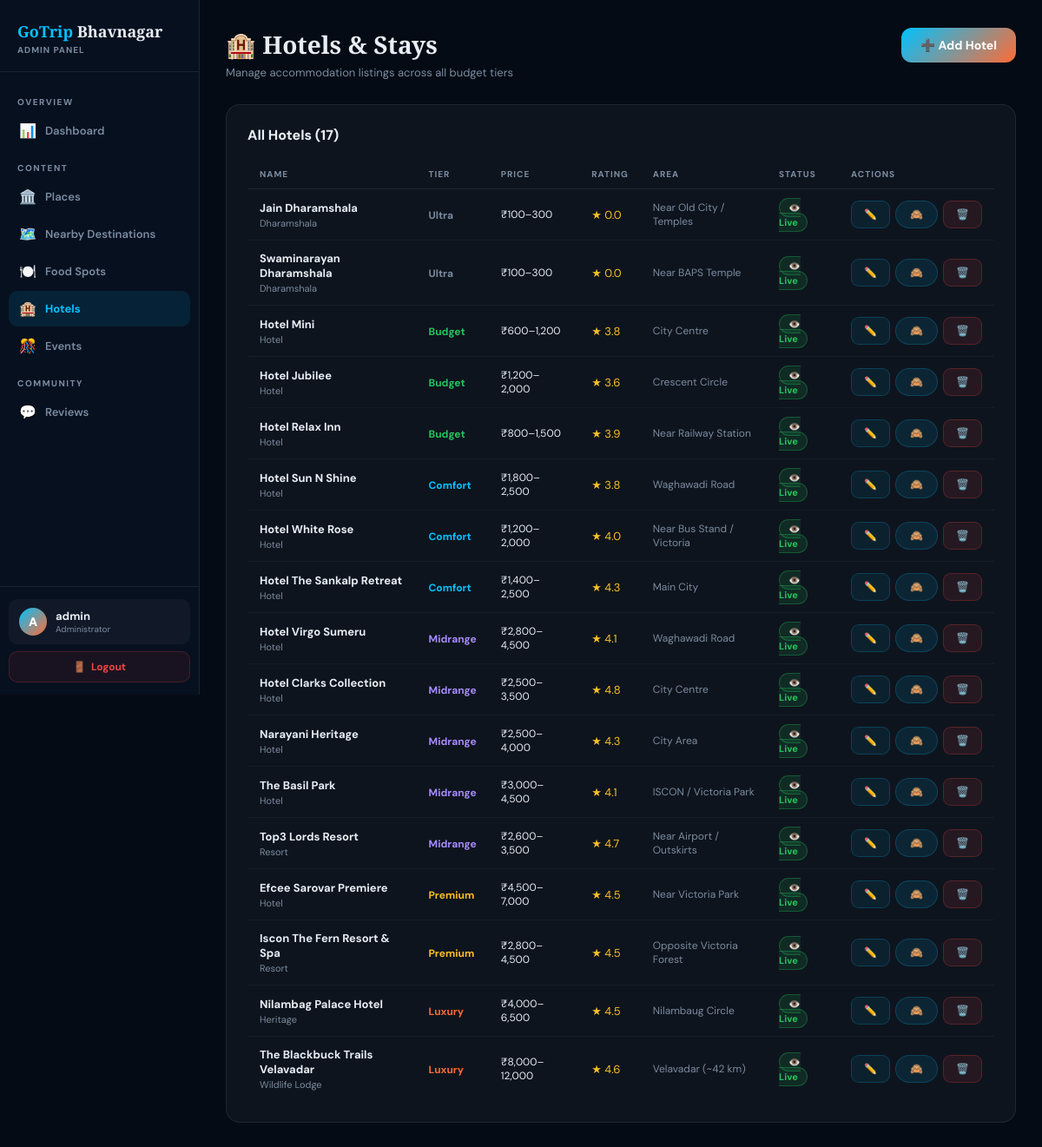
/admin/hotels.php (signed in), run on the app's committed database.
### tables this page shows
CREATE TABLE IF NOT EXISTS hotels (
  id         INT AUTO_INCREMENT PRIMARY KEY,
  name       VARCHAR(150) NOT NULL,
  tier       VARCHAR(20),
  price      VARCHAR(30),
  rating     DECIMAL(2,1),
  area       VARCHAR(100),
  descr      TEXT,
  hotel_type VARCHAR(30),
  amenities  TEXT,
  visible    TINYINT DEFAULT 1,
  created_at DATETIME DEFAULT CURRENT_TIMESTAMP
);

### admin/hotels.php (the view, shortened to what this page needs)
<?php
require_once '../db.php';
$hotels=$conn->query("SELECT * FROM hotels ORDER BY FIELD(tier,'ultra','budget','comfort','midrange','premium','luxury'),id");
?>
<!DOCTYPE html>
<html lang="en"><head>
</head><body>
<?php include 'sidebar.php'; ?>
<div class="main">
  <div class="top-bar">
    <div><h1 class="page-title">🏨 Hotels & Stays</h1>
    <p class="page-sub">Manage accommodation listings across all budget tiers</p></div>
    <a href="hotels.php?action=add" class="btn-primary">➕ Add Hotel</a>
  </div>
  <div class="section-card">
    <div class="section-card-header"><h2 class="section-card-title">All Hotels (<?=$hotels->num_rows?>)</h2></div>
    <div class="table-wrap">
      <table class="data-table">
        <thead><tr><th>Name</th><th>Tier</th><th>Price</th><th>Rating</th><th>Area</th><th>Status</th><th>Actions</th></tr></thead>
        <tbody>
          <?php
          $tier_colors=['ultra'=>'#7a8ba0','budget'=>'#22c55e','comfort'=>'#00c2ff','midrange'=>'#a78bfa','premium'=>'#fbbf24','luxury'=>'#ff6b35'];
          while($h=$hotels->fetch_assoc()): ?>
          <tr>
            <td><strong><?=htmlspecialchars($h['name'])?></strong><div style="font-size:11px;color:var(--muted);margin-top:2px"><?=htmlspecialchars($h['hotel_type'])?></div></td>
            <td><span style="color:<?=$tier_colors[$h['tier']]??'var(--muted)'?>;font-weight:700;font-size:12px"><?=ucfirst($h['tier'])?></span></td>
            <td style="font-size:12px"><?=htmlspecialchars($h['price'])?></td>
            <td style="color:#fbbf24">★ <?=$h['rating']?></td>
            <td style="font-size:12px;color:var(--muted)"><?=htmlspecialchars($h['area'])?></td>
            <td><?=$h['visible']?'<span class="badge-approved">👁️ Live</span>':'<span class="badge-hidden">🙈 Hidden</span>'?></td>
            <td><div style="display:flex;gap:6px">
              <a href="?edit=<?=$h['id']?>" class="btn-edit">✏️</a>
              <form method="POST" style="display:inline" onsubmit="return confirm('Toggle?')">
                <button class="btn-sm" type="submit"><?=$h['visible']?'🙈':'👁️'?></button>
              </form>
              <form method="POST" style="display:inline" onsubmit="return confirm('Delete?')">
                <button class="btn-danger" type="submit">🗑️</button>
              </form>
            </div></td>
          </tr>
          <?php endwhile; ?>
        </tbody>
      </table>
    </div>
  </div>
</div>
</body></html>

### data on the page
hotels: name "Jain Dharamshala", hotel_type "Dharamshala", tier "Ultra", price "₹100–300", rating "0.0", area "Near Old City / Temples", visible "👁️ Live"
hotels: name "Swaminarayan Dharamshala", hotel_type "Dharamshala", tier "Ultra", price "₹100–300", rating "0.0", area "Near BAPS Temple", visible "👁️ Live"
hotels: name "Hotel Mini", hotel_type "Hotel", tier "Budget", price "₹600–1,200", rating "3.8", area "City Centre", visible "👁️ Live"
hotels: name "Hotel Jubilee", hotel_type "Hotel", tier "Budget", price "₹1,200–2,000", rating "3.6", area "Crescent Circle", visible "👁️ Live"
hotels: name "Hotel Relax Inn", hotel_type "Hotel", tier "Budget", price "₹800–1,500", rating "3.9", area "Near Railway Station", visible "👁️ Live"
hotels: name "Hotel Sun N Shine", hotel_type "Hotel", tier "Comfort", price "₹1,800–2,500", rating "3.8", area "Waghawadi Road", visible "👁️ Live"
hotels: name "Hotel White Rose", hotel_type "Hotel", tier "Comfort", price "₹1,200–2,000", rating "4.0", area "Near Bus Stand / Victoria", visible "👁️ Live"
hotels: name "Hotel The Sankalp Retreat", hotel_type "Hotel", tier "Comfort", price "₹1,400–2,500", rating "4.3", area "Main City", visible "👁️ Live"
hotels: name "Hotel Virgo Sumeru", hotel_type "Hotel", tier "Midrange", price "₹2,800–4,500", rating "4.1", area "Waghawadi Road", visible "👁️ Live"
hotels: name "Hotel Clarks Collection", hotel_type "Hotel", tier "Midrange", price "₹2,500–3,500", rating "4.8", area "City Centre", visible "👁️ Live"
hotels: name "Narayani Heritage", hotel_type "Hotel", tier "Midrange", price "₹2,500–4,000", rating "4.3", area "City Area", visible "👁️ Live"
hotels: name "The Basil Park", hotel_type "Hotel", tier "Midrange", price "₹3,000–4,500", rating "4.1", area "ISCON / Victoria Park", visible "👁️ Live"
hotels: name "Top3 Lords Resort", hotel_type "Resort", tier "Midrange", price "₹2,600–3,500", rating "4.7", area "Near Airport / Outskirts", visible "👁️ Live"
hotels: name "Efcee Sarovar Premiere", hotel_type "Hotel", tier "Premium", price "₹4,500–7,000", rating "4.5", area "Near Victoria Park", visible "👁️ Live"
hotels: name "Iscon The Fern Resort & Spa", hotel_type "Resort", tier "Premium", price "₹2,800–4,500", rating "4.5", area "Opposite Victoria Forest", visible "👁️ Live"
hotels: name "Nilambag Palace Hotel", hotel_type "Heritage", tier "Luxury", price "₹4,000–6,500", rating "4.5", area "Nilambaug Circle", visible "👁️ Live"
hotels: name "The Blackbuck Trails Velavadar", hotel_type "Wildlife Lodge", tier "Luxury", price "₹8,000–12,000", rating "4.6", area "Velavadar (~42 km)", visible "👁️ Live"

### other printed values
$icon "📊 🏛️ 🗺️ 🍽️ 🏨 🎊 💬"
$label "Dashboard Places Nearby Destinations Food Spots Hotels Events Reviews"
substr($_SESSION['admin_username'],0,1) "A"
$_SESSION['admin_username'] "admin"
$hotels->num_rows "17"
